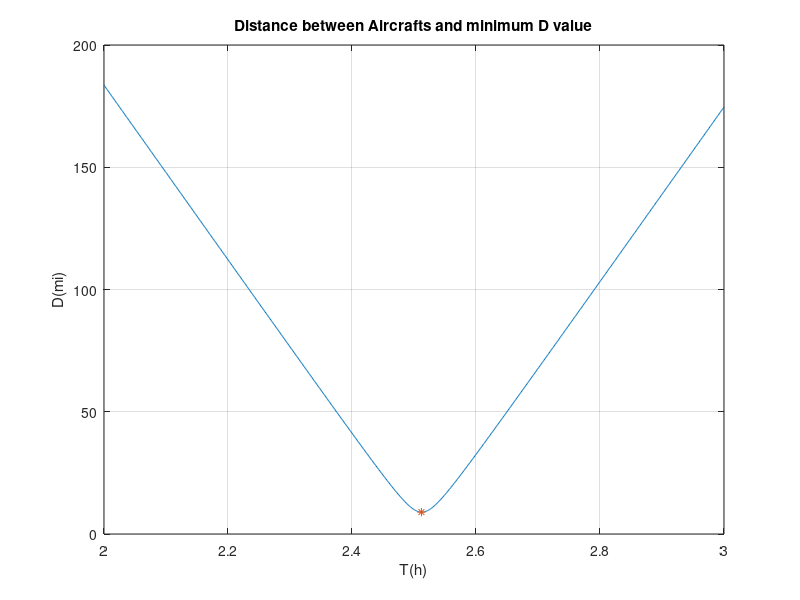

This figure's MATLAB source:
-clc
clear
%% given data
Sa=320;
Da=800; %speed and distance of aircraft a
Sb=160;
Db=410;  %speed and distance of aircraft b
Ta = Da/Sa
Tb = Db/Sb    % time for each aircrafts  Ta=2.5 & Tb=2.5625
Tmax=[2:0.001:3];  % thus time is taken between 2 & 3
Xa = [-320,800];  
Xb = [-160,410];    %locations of aircrafts A & B
%% part a solution

D1 = conv(Xa,Xa)+ conv(Xb,Xb)  
D2 = sqrt(polyval(D1,Tmax))  ;   %to find distance between aircrafts
[Distance_min,n] = min(D2) % minimum D value
Tmin = Tmax(n) % Time at which D reached its minimum value
figure(1)
plot(Tmax,D2,Tmin,Distance_min,'*'), xlabel('T(h)'),ylabel('D(mi)'), grid
title('Distance between Aircrafts and minimum D value')

%% part b solution
% given distance
D_given = 30;
D_square = D_given^2;
D_ab30 = (D1 - [0,0,D_square])  %
Time_30= roots(D_ab30);

Time_A = Time_30(1)
Time_B = Time_30(2)




